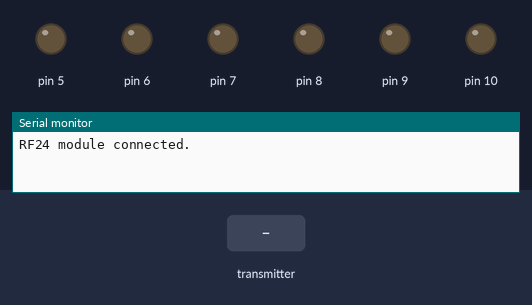
Bench run of a sketch on a simulated Arduino Uno, built with avr-gcc and run on an emulated ATmega328P. Shown: output pins drawn as LEDs (lit = HIGH), the last lines printed to the serial monitor. Inputs (shaded band) come from the test bench. No radio packets arrive unless stated.

Above: at 1.2 s.
1.3 s: the transmitter starts sending x = 256
At 2.5 s:
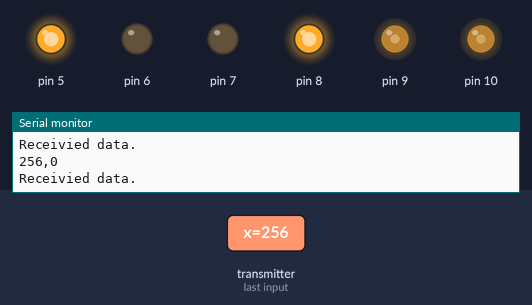
2.8 s: the transmitter starts sending x = 0
At 3.7 s:
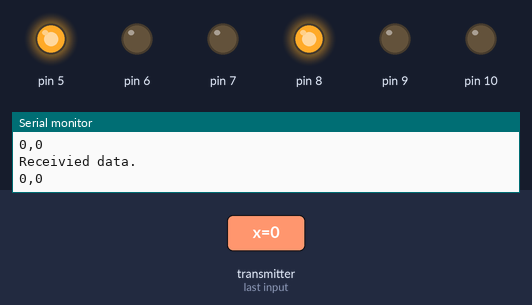
4.3 s: the transmitter starts sending y = 256
At 5.0 s:
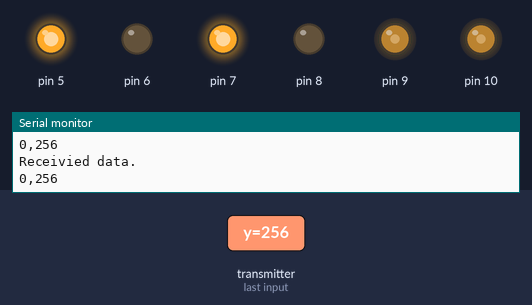
5.8 s: the transmitter starts sending y = 0
At 7.0 s:
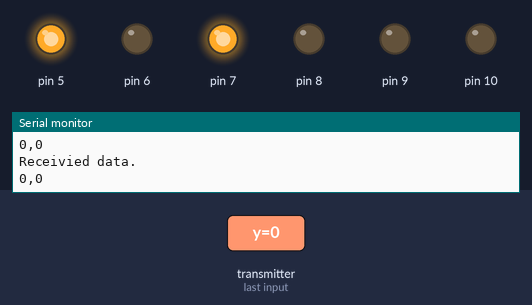
7.3 s: the transmitter starts sending x = 512
At 8.4 s:
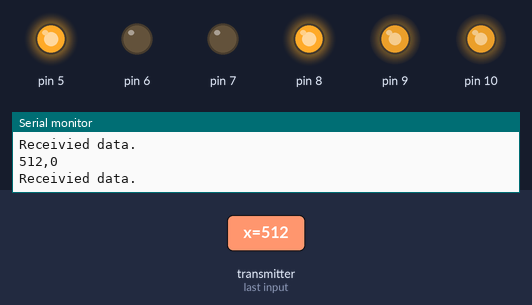
8.8 s: the transmitter starts sending y = 1023
At 9.3 s:
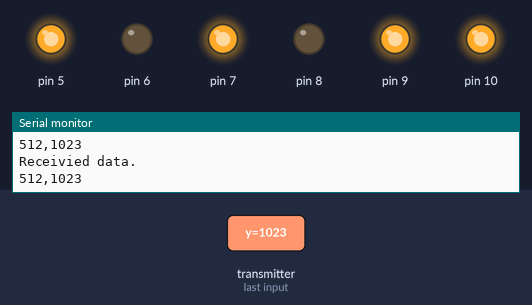
Timing chart, 0 to 11.3 s (numbered marks = the images above; inputs shaded):
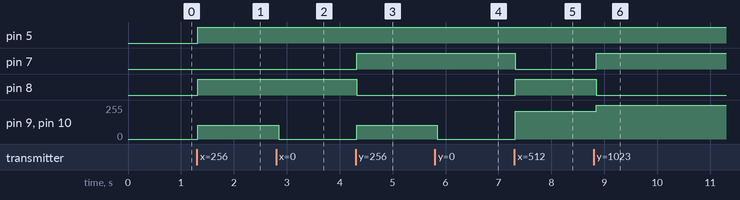

Measured:
- after the input at 1.3 s, pin 5, pin 8: LOW → HIGH at once; pin 9, pin 10: 0/255 → 105/255 at once
- after the input at 2.8 s, pin 9, pin 10: 105/255 → 0/255 after 0.05 s
- after the input at 4.3 s, pin 7: LOW → HIGH at once; pin 8: HIGH → LOW at once; pin 9, pin 10: 0/255 → 105/255 at once
- after the input at 5.8 s, pin 9, pin 10: 105/255 → 0/255 at once
- after the input at 7.3 s, pin 7: HIGH → LOW at once; pin 8: LOW → HIGH at once; pin 9, pin 10: 0/255 → 210/255 at once
- after the input at 8.8 s, pin 7: LOW → HIGH at once; pin 8: HIGH → LOW at once; pin 9, pin 10: 210/255 → 255/255 at once

The sketch:

rf24-controlled-rover.ino
```cpp
/*
This is the control script for my radio controlled rover.
The rover uses a small onboard radio to recieve controls and it can drive around.

- Jackson Ballew
*/

#include <SPI.h>
#include <nRF24L01.h>
#include <RF24.h>


RF24 radio(2,3); // CE, CSN

const byte address[6] = "00001";

struct point {
    int x;
    int y;
};

class Receiver {
  RF24& radio; // Reference to RF24 object

public:
  Receiver(RF24& radioRef) : radio(radioRef) {} // Constructor

  void setup(const byte address[6]) {
    radio.begin();
    radio.openReadingPipe(1, address);
    radio.setPALevel(RF24_PA_MIN);
    radio.startListening();
    if (radio.isChipConnected()){
      Serial.println("RF24 module connected.");
    }
    else {
      Serial.println("RF24 module not found.");
    }
  }

  point read() {
    point data;
    if (radio.available()){
      radio.read(&data, sizeof(data));
      Serial.println("Receivied data.");
      Serial.print(data.x);
      Serial.print(",");
      Serial.println(data.y);
    } else {
      data.y = 0;
      data.x = 0;
    }
    return data;
  }

};

Receiver receiver(radio);

#include <Arduino.h>

//#define deadzone 50
// absolute max is 255
#define maxMotor 210

struct Motor {
  // should be 0 - maxMotor
  int motorspeed;
  const int controlPin;
  const int directionPin1;
  const int directionPin2;

  Motor(int controlPin, int directionPin1, int directionPin2) :
  motorspeed(0), controlPin(controlPin),
  directionPin1(directionPin1), directionPin2(directionPin2)
  {
    pinMode(controlPin, OUTPUT);
    pinMode(directionPin1, OUTPUT);
    pinMode(directionPin2, OUTPUT);
  }

  void setForward() {
    digitalWrite(directionPin1, HIGH);
    digitalWrite(directionPin2, LOW);
  }

  void setReverse() {
    digitalWrite(directionPin1, LOW);
    digitalWrite(directionPin2, HIGH);
  }

  void stop() {digitalWrite(controlPin, LOW);}

  void setSpeed(int speed) {
    // speed should be 0 - maxMotor
    analogWrite(controlPin, speed);
  }
};


/*
#define JOY_STICK_OFFSET 512
struct JoyStick {
  int xPin;
  int yPin;
  JoyStick(int xPin, int yPin) : xPin(xPin), yPin(yPin) {}
  int xPos;
  int yPos;
  void readPosition() {
    xPos = analogRead(xPin) - JOY_STICK_OFFSET;
    yPos = analogRead(yPin) - JOY_STICK_OFFSET;

    if (abs(xPos) <= deadzone) xPos = 0;
    if (abs(yPos) <= deadzone) yPos = 0;
  }
};

struct point {
    int x;
    int y;
};*/

double mapDouble(double x, double in_min, double in_max, double out_min, double out_max) {
  return (x - in_min) * (out_max - out_min) / (in_max - in_min) + out_min;
}

class Platform {
  private:
      Motor& leftMotor;
      Motor& rightMotor;
      //JoyStick& js;
      Receiver& receiver;

      void moveForward(int speed) {
          leftMotor.setForward();
          rightMotor.setForward();
          leftMotor.setSpeed(speed);
          rightMotor.setSpeed(speed);
      }

      void moveBackward(int speed) {
          leftMotor.setReverse();
          rightMotor.setReverse();
          leftMotor.setSpeed(speed);
          rightMotor.setSpeed(speed);
      }

      void turnLeft(int speed) {
          leftMotor.setReverse();
          rightMotor.setForward();
          leftMotor.setSpeed(speed);
          rightMotor.setSpeed(speed);
      }

      void turnRight(int speed) {
          leftMotor.setForward();
          rightMotor.setReverse();
          leftMotor.setSpeed(speed);
          rightMotor.setSpeed(speed);
      }

  public:
      /*Platform(Motor& leftMotor, Motor& rightMotor, JoyStick& js)
          : leftMotor(leftMotor), rightMotor(rightMotor), js(js)
      {}*/
      Platform(Motor& leftMotor, Motor& rightMotor, Receiver& receiver)
          : leftMotor(leftMotor), rightMotor(rightMotor), receiver(receiver)
      {}

      void update() {
        point data = receiver.read();
        int baseSpeed;

        if (data.y == 0 && data.x == 0) {
            leftMotor.stop();
            rightMotor.stop();
        } else if (abs(data.y) > abs(data.x)) {
            baseSpeed = map(abs(data.y), 0, 512, 0, maxMotor);
            if (data.y < 0) moveForward(baseSpeed);
            else moveBackward(baseSpeed);
        } else {
            baseSpeed = map(abs(data.x), 0, 512, 0, maxMotor);
            if (data.x < 0) turnLeft(baseSpeed);
            else turnRight(baseSpeed);
        }
      }
};


Motor leftMotor(10, 8, 7);
Motor rightMotor(9, 6, 5);
//JoyStick js(A1, A2);

//Platform platform(leftMotor, rightMotor, js);
Platform platform(leftMotor, rightMotor, receiver);

void setup(void){
  Serial.begin(9600);
  receiver.setup(address);
}

void loop(void){
  platform.update();
  delay(50);
}
```
